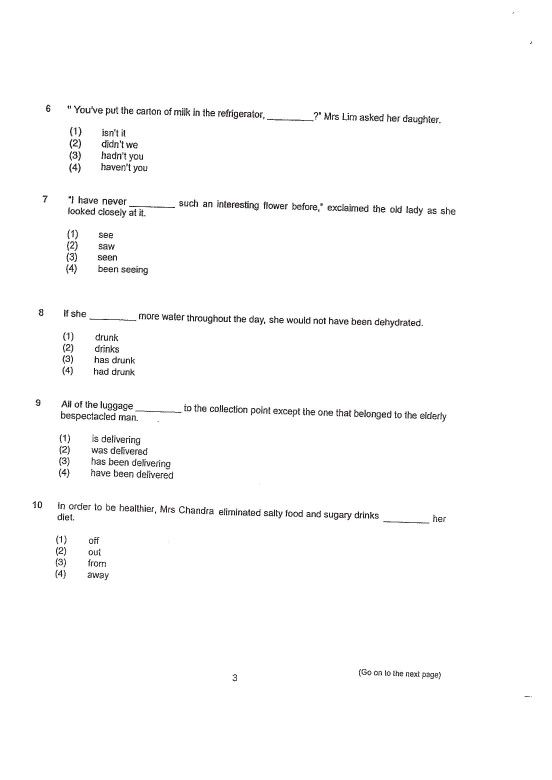
#> input picture imagetotexttests/pythoncode/opencv/Sample Resources/engtest.jpg, 1654 x 2340 px, given in place of table_17.jpg, which was not available (shown at 1/3 size)
$ python MainV1.py
#> lines starting #> are read from the running program, lines starting #| are printed output that depends on the picture; after the words box and inside, x2 and y2 are one past the last pixel; in counts of white or black regions, pixels touching at a corner belong together; pictures that were not available may be replaced by others from this repository, and a replacement may not be noted
# V1: Basic implementation of contour detectiong
# Converts a negative image to positive image
# Sort the contours according to y coordinates

import cv2
import numpy as np
import pytesseract
from PIL import Image, ImageOps

def get_image(image_path):
    """Get a numpy array of an image so that one can access values[x][y]."""
#> called with image_path = 'Sample Resources//table_17.jpg'
    image = Image.open(image_path, 'r')
#> image is the input picture: PIL image 1654x2340 RGB; mean R, G, B 251.3, 251.2, 251.2
    width, height = image.size
#> width = 1654; height = 2340
    pixel_values = list(image.getdata())
#> pixel_values = 3870360 items
    if image.mode == 'RGB':
        channels = 3
    elif image.mode == 'L':
        channels = 1
    else:
        print("Unknown mode: %s" % image.mode)
        return None
    pixel_values = np.array(pixel_values).reshape((width, height, channels))
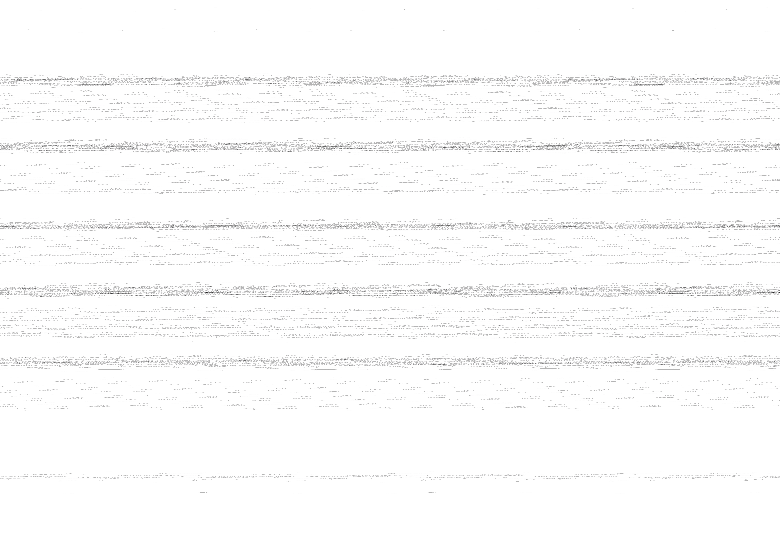
#> pixel_values: shape (1654, 2340, 3) int64 (shown at 1/3 size); mean of channels 0, 1, 2 251.3, 251.2, 251.2; drawn as B, G, R
    return pixel_values

def is_white_image(image_name):
    numpy_array = get_image("Sample Resources/" + image_name + ".jpg")
    total_pixels = numpy_array.size
#> total_pixels = 11611080
    num_of_white = np.count_nonzero(numpy_array == [255,255, 255])
#> num_of_white = 11174464
    num_of_black = np.count_nonzero(numpy_array == [1,1, 1])
#> num_of_black = 71
    white_percentage = num_of_white / total_pixels
#> white_percentage = 0.962
    #Save as inverted image if it is a negative image
    if white_percentage < 0.75:
        # load image# Load image
        im = Image.open("Sample Resources/" + image_name + ".jpg")

        # Invert
        result = ImageOps.invert(im)

        # Save
        result.save("Sample Resources/" + image_name + "_inverted.jpg")
        return False
    else:
        return True

image_name = "/table_17"

if not is_white_image(image_name):
    image_name = image_name + "_inverted"

img = cv2.imread("Sample Resources/" + image_name + ".jpg")
height, width, channels = img.shape
#> height = 2340; width = 1654; channels = 3
#Blurring
imgBlur = cv2.GaussianBlur(img, (7, 7), 1)
# cv2.imshow("blur",imgBlur)

# convert to gray
gray = cv2.cvtColor(imgBlur, cv2.COLOR_BGR2GRAY)
# cv2.imshow("gray",gray)
# threshold the grayscale image
thresh = cv2.threshold(gray, 0, 255, cv2.THRESH_BINARY_INV + cv2.THRESH_OTSU)[1]
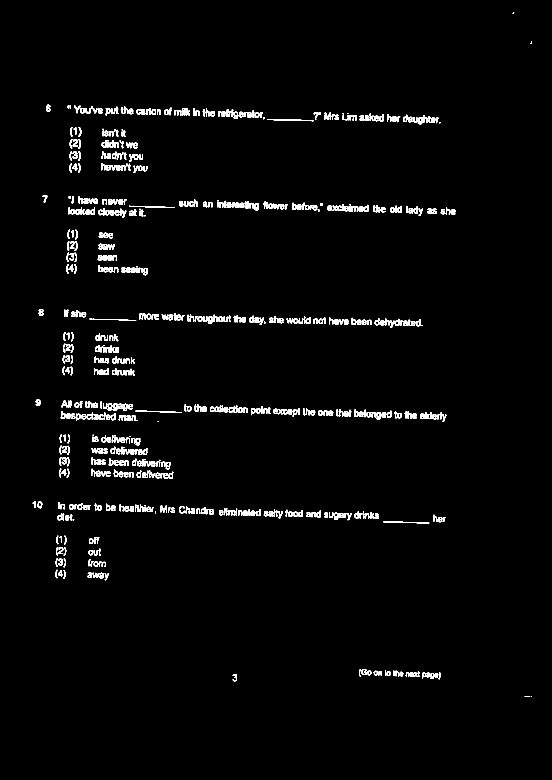
#> thresh: shape (2340, 1654) (shown at 1/3 size); 2.1% white; 537 white regions (34 under 20 px), largest, box (x1, y1, x2, y2) and area: (663, 328, 715, 357) 645, (228, 1238, 280, 1263) 551, (704, 603, 747, 625) 535
# Draw contours
result = img.copy()

# use morphology erode to blur horizontally
#kernel = np.ones((500,3), np.uint8)
kernel = cv2.getStructuringElement(cv2.MORPH_RECT, (200, 3)) #250,3
morph = cv2.morphologyEx(thresh, cv2.MORPH_DILATE, kernel)
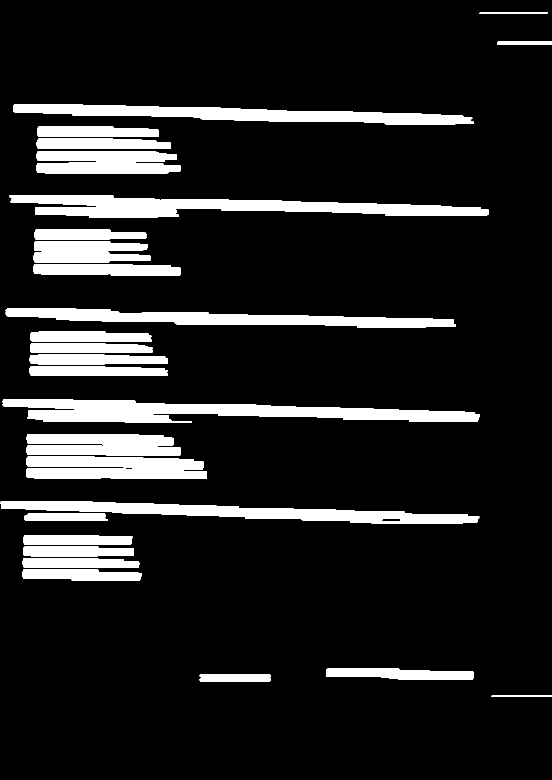
#> morph: shape (2340, 1654) (shown at 1/3 size); 12.5% white; 30 white regions, largest, box (x1, y1, x2, y2) and area: (8, 1197, 1439, 1267) 55959, (29, 585, 1466, 654) 53426, (0, 1503, 1438, 1572) 42479

kernel = cv2.getStructuringElement(cv2.MORPH_RECT, (3, 17)) #3,17
morph = cv2.morphologyEx(morph, cv2.MORPH_OPEN, kernel)
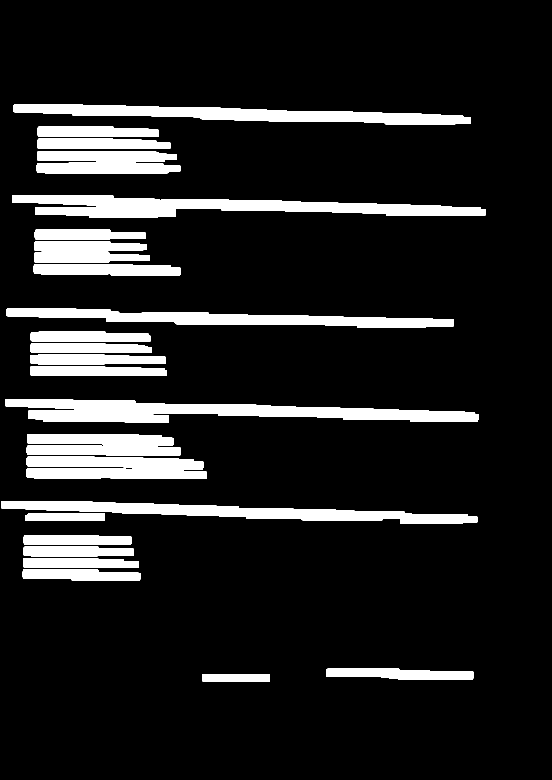
#> morph: shape (2340, 1654) (shown at 1/3 size); 12.3% white; 27 white regions

resized=cv2.resize(morph,(700,850))
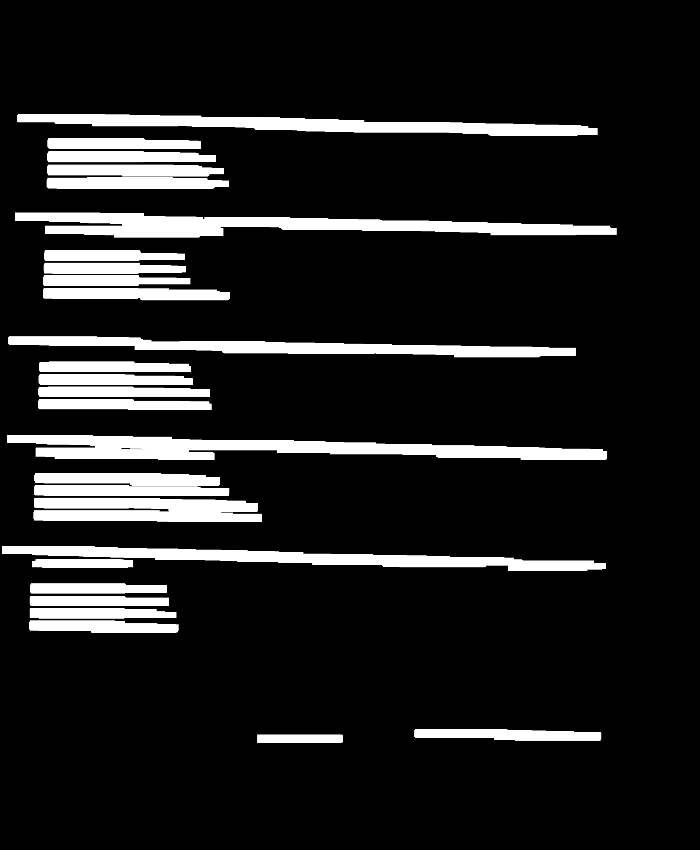
#> resized: shape (850, 700); min 0, max 255, mean 31.2
#cv2.imshow("morph",resized)

# find contours
cntrs = cv2.findContours(morph, cv2.RETR_EXTERNAL, cv2.CHAIN_APPROX_SIMPLE)
#> cntrs = 27 contours; largest, box (x1, y1, x2, y2) and area: (17, 1197, 1435, 1267) 53863, (36, 585, 1457, 654) 51424, (40, 313, 1412, 374) 40492, (4, 1503, 1432, 1572) 39918, (19, 926, 1361, 984) 36311
cntrs = cntrs[0] if len(cntrs) == 2 else cntrs[1]

ordered_value_tuples = []
i=0
for c in cntrs:
    area = cv2.contourArea(c)
#> area = 4419
    x,y,w,h = cv2.boundingRect(c)
#> x = 608; y = 2022; w = 202; h = 23
    # if h < 50 and w > 400 :
    if True:
        cv2.rectangle(result, (x, y), (x+w, y+h), (255, 255, 255), 2)
#> result: shape (2340, 1654, 3); mean B, G, R 251.2, 251.2, 251.3
        # print("Box: " + str(i) + ": (" + str(int(x)) + ", " + str(int(y)) + "," + str(int(w)) + "," + str(int(h)) + ")")
        # print('Area: ' + str(area))
        i += 1


        pytesseract.pytesseract.tesseract_cmd = "C:/Program Files/Tesseract-OCR/tesseract.exe"

        image = cv2.imread("Sample Resources/" + image_name + ".jpg", 0)
#> image: shape (2340, 1654); min 0, max 255, mean 251.2
        thresh = 255 - cv2.threshold(image, 0, 255, cv2.THRESH_BINARY_INV + cv2.THRESH_OTSU)[1]
#> thresh: shape (2340, 1654); 98.4% white; black in thin lines or dots, all inside (x1, y1, x2, y2) = (98, 37, 1596, 2090)

        ROI = thresh[y:y+h,x:x+w]
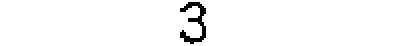
#> ROI: shape (23, 202) (shown 2 times larger); 97.7% white; black in thin lines or dots, all inside (x1, y1, x2, y2) = (90, 1, 103, 22)
#> (the run stopped early here; a loop or call above may not have finished)

$ run again, on imagetotexttests/pythoncode/opencv/Sample Resources/page1test.jpg
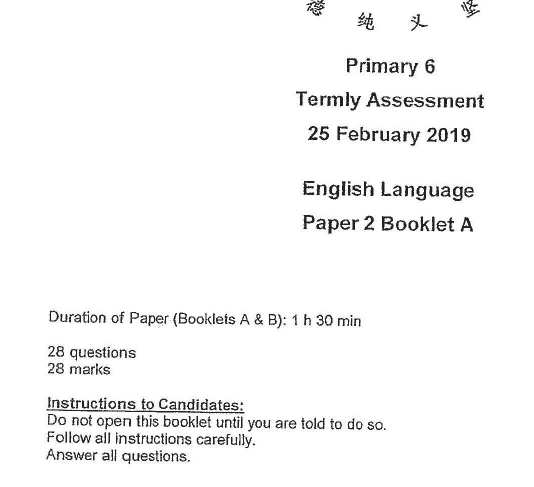
#> input picture imagetotexttests/pythoncode/opencv/Sample Resources/page1test.jpg, 1068 x 974 px, given in place of table_17.jpg, which was not available (shown at 1/2 size)
#> in get_image, image is the input picture: PIL image 1068x974 RGB; mean R, G, B 246.8, 246.8, 246.8
#> in get_image, `pixel_values = list(image.getdata())`: pixel_values = 1040232 items
#> num_of_white = 2762973
#> num_of_black = 49
#> white_percentage = 0.885
#> `thresh = cv2.threshold(gray, 0, 255, cv2.THRESH_BINARY_INV + cv2.THRES..`:
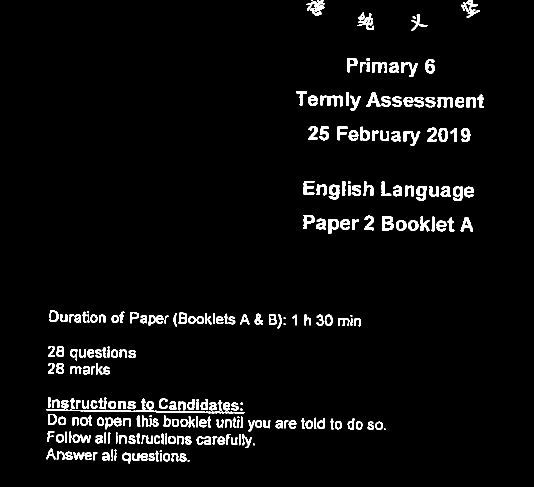
#> thresh: shape (974, 1068) (shown at 1/2 size); 4% white; 253 white regions (15 under 20 px), largest, box (x1, y1, x2, y2) and area: (93, 818, 489, 827) 1149, (641, 191, 686, 213) 543, (926, 0, 960, 35) 446
#> cntrs = 13 contours; largest, box (x1, y1, x2, y2) and area: (519, 0, 1045, 63) 24050, (0, 827, 864, 864) 23752, (0, 620, 820, 658) 23264, (508, 361, 1046, 403) 18794, (501, 182, 1065, 222) 18222
#> area = 12260.5
#> x = 0; y = 896; w = 471; h = 33
#> result: shape (974, 1068, 3); mean B, G, R 246.8, 246.8, 246.8
#> image: shape (974, 1068)
#> `ROI = thresh[y:y+h,x:x+w]`:
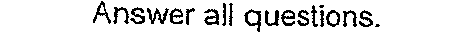
#> ROI: shape (33, 471); 88% white; black in thin lines or dots, all inside (x1, y1, x2, y2) = (93, 1, 380, 32)

$ run again, on imagetotexttests/pythoncode/opencv/Sample Resources/pg_10_P6_English_2019_CA1_CHIJ.jpg
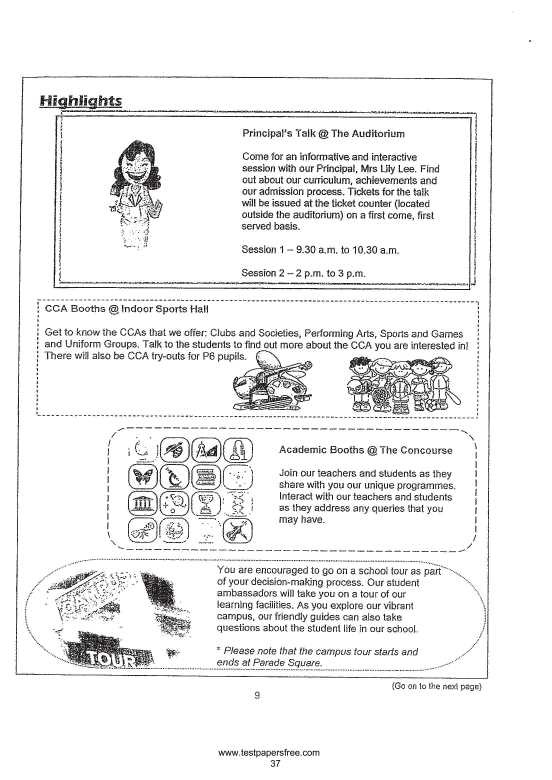
#> input picture imagetotexttests/pythoncode/opencv/Sample Resources/pg_10_P6_English_2019_CA1_CHIJ.jpg, 1654 x 2339 px, given in place of table_17.jpg, which was not available (shown at 1/3 size)
#> in get_image, image is the input picture: PIL image 1654x2339 RGB; mean R, G, B 239.3, 239.2, 239.3
#> in get_image, `pixel_values = list(image.getdata())`: pixel_values = 3868706 items
#> num_of_white = 9829364
#> num_of_black = 470
#> white_percentage = 0.847
#> `thresh = cv2.threshold(gray, 0, 255, cv2.THRESH_BINARY_INV + cv2.THRES..`:
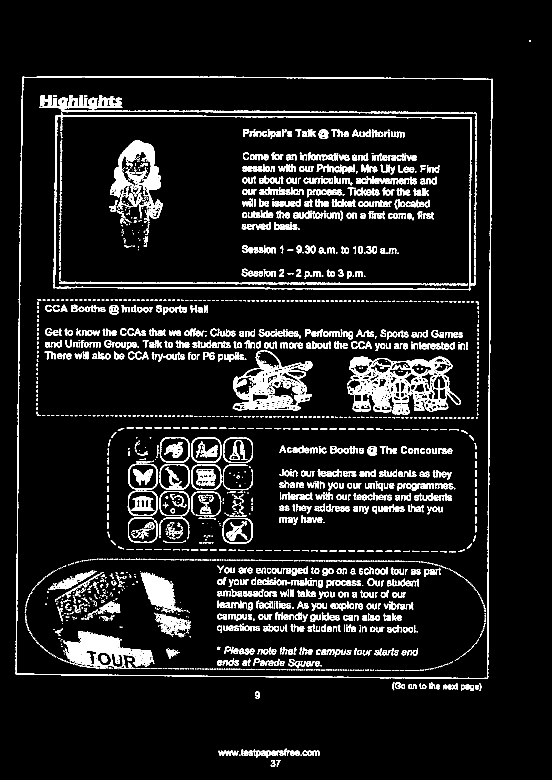
#> thresh: shape (2339, 1654) (shown at 1/3 size); 8.2% white; 2598 white regions (1032 under 20 px), largest, box (x1, y1, x2, y2) and area: (1041, 1070, 1383, 1243) 22941, (47, 229, 1478, 2036) 18606, (698, 1051, 937, 1231) 14638
#> cntrs = 8 contours; box (x1, y1, x2, y2) and area: (0, 228, 1578, 2037) 2208790, (635, 735, 1288, 763) 15921, (635, 805, 1187, 838) 14810, (1079, 2046, 1543, 2074) 11743, (560, 2245, 1056, 2274) 11221, (630, 665, 990, 691) 8258, (722, 2279, 935, 2302) 4646, (670, 2074, 878, 2097) 4550
#> area = 4645.5
#> x = 722; y = 2279; w = 213; h = 23
#> result: shape (2339, 1654, 3); mean B, G, R 239.3, 239.2, 239.3
#> image: shape (2339, 1654)
#> `ROI = thresh[y:y+h,x:x+w]`:
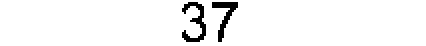
#> ROI: shape (23, 213) (shown 2 times larger); 96.2% white; black in thin lines or dots, all inside (x1, y1, x2, y2) = (91, 1, 119, 21)
